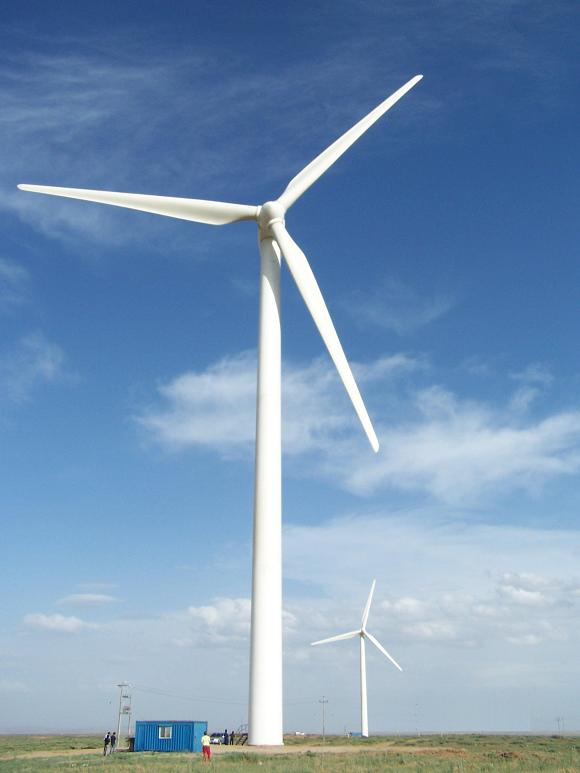
//> input picture testing/Windmill.jpg, 580 x 773 px
$ ./HoughLines_Demo Windmill.jpg   (built with g++ and OpenCV 4)
//> lines starting //> are read from the running program, lines starting //| are printed output that depends on the picture
/**
 * @file HoughLines_Demo.cpp
 * @brief Demo code for Hough Transform
 * @author OpenCV team
 */
#include <opencv2/core/core.hpp>
#include "opencv2/highgui/highgui.hpp"
#include "opencv2/imgproc/imgproc.hpp"
#include <iostream>
#include <stdio.h>

using namespace cv;
using namespace std;

#define LINE_AA 16

/// Global variables

/** General variables */
Mat src, edges;
Mat src_gray;
Mat standard_hough, probabilistic_hough;
int min_threshold = 50;
int max_trackbar = 150;

const char* standard_name = "Standard Hough Lines Demo";
const char* probabilistic_name = "Probabilistic Hough Lines Demo";

int s_trackbar = max_trackbar;
int p_trackbar = max_trackbar;

/// Function Headers
void help();
void Standard_Hough( int, void* );
void Probabilistic_Hough( int, void* );

/**
 * @function main
 */
int main( int, char** argv )
{
   /// Read the image
   src = imread( argv[1], 1 );
//> src is the input picture: 773 rows x 580 cols, CV_8UC3; mean B, G, R 181.5, 148.5, 118

   if( src.empty() )
     { help();
       return -1;
     }

   /// Pass the image to gray
   cvtColor( src, src_gray, COLOR_RGB2GRAY );
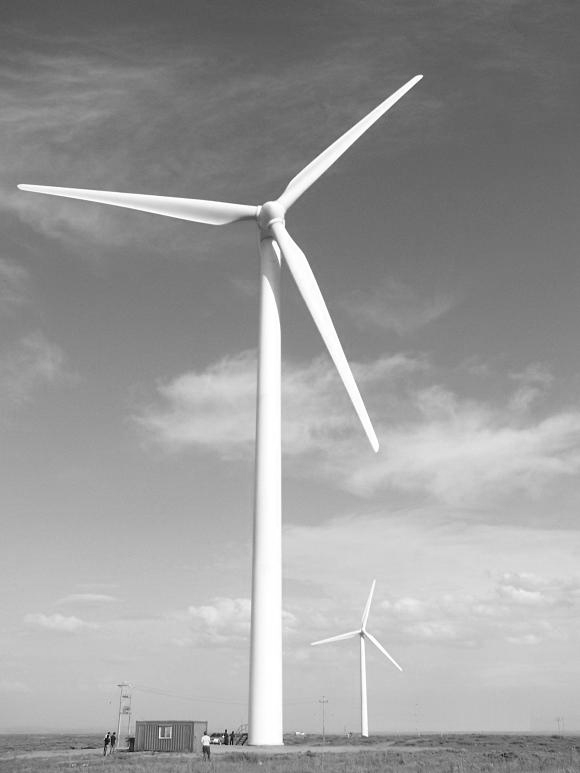
//> src_gray: 773 rows x 580 cols, CV_8UC1; min 5, max 255, mean 154.9

   /// Apply Canny edge detector
   Canny( src_gray, edges, 50, 200, 3 );
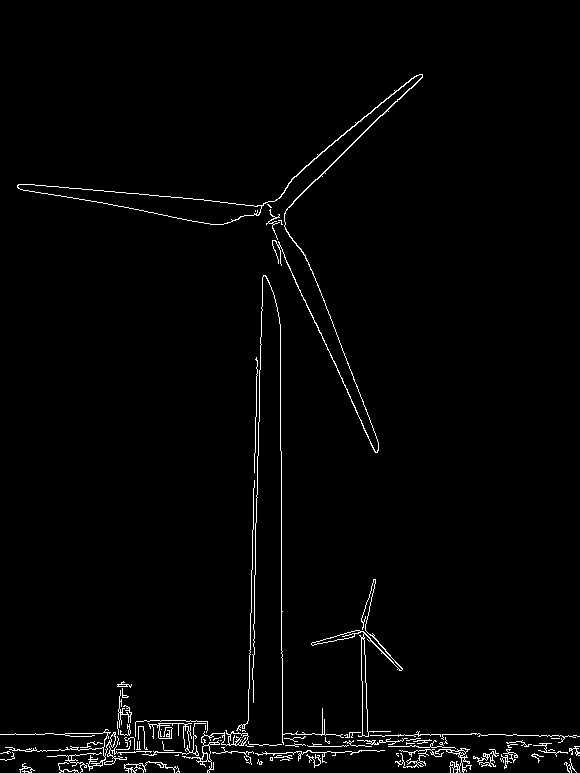
//> edges: 773 rows x 580 cols, CV_8UC1; 1.8% white in thin lines or dots

   /// Create Trackbars for Thresholds
   char thresh_label[50];
   sprintf( thresh_label, "Thres: %d + input", min_threshold );

   namedWindow( standard_name, WINDOW_AUTOSIZE );
   createTrackbar( thresh_label, standard_name, &s_trackbar, max_trackbar, Standard_Hough);

   namedWindow( probabilistic_name, WINDOW_AUTOSIZE );
   createTrackbar( thresh_label, probabilistic_name, &p_trackbar, max_trackbar, Probabilistic_Hough);

   /// Initialize
   Standard_Hough(0, 0);
   Probabilistic_Hough(0, 0);
   waitKey(0);
   return 0;
}

/**
 * @function help
 * @brief Indications of how to run this program and why is it for
 */
void help()
{
  printf("\t Hough Transform to detect lines \n ");
  printf("\t---------------------------------\n ");
  printf(" Usage: ./HoughLines_Demo <image_name> \n");
}

/**
 * @function Standard_Hough
 */
void Standard_Hough( int, void* )
{
  vector<Vec2f> s_lines;
  cvtColor( edges, standard_hough, COLOR_GRAY2BGR );
//> standard_hough: 773 rows x 580 cols, CV_8UC3; 1.8% white in thin lines or dots

  /// 1. Use Standard Hough Transform
  HoughLines( edges, s_lines, 1, CV_PI/180, min_threshold + s_trackbar, 0, 0 );
//> s_lines = 4 lines (rho, theta): [734, 1.57], [272, 0.03], [281, 0], [752, 1.57]

  /// Show the result
  for( size_t i = 0; i < s_lines.size(); i++ )
     {
      float r = s_lines[i][0], t = s_lines[i][1];
      double cos_t = cos(t), sin_t = sin(t);
      double x0 = r*cos_t, y0 = r*sin_t;
      double alpha = 1000;

       Point pt1( cvRound(x0 + alpha*(-sin_t)), cvRound(y0 + alpha*cos_t) );
       Point pt2( cvRound(x0 - alpha*(-sin_t)), cvRound(y0 - alpha*cos_t) );
       line( standard_hough, pt1, pt2, Scalar(255,0,0), 3, LINE_AA);
     }
//> this loop made 4 passes
//> (r, t, cos_t, sin_t, x0, y0, pt1, pt2) on passes 1 to 4: (734, 1.57, -4.37e-08, 1, -3.21e-05, 734, Point(-1000, 734), Point(1000, 734)), (272, 0.0349, 0.999, 0.0349, 271.8, 9.49, Point(237, 1009), Point(307, -990)), (281, 0, 1, 0, 281, 0, Point(281, 1000), Point(281, -1000)), (752, 1.57, -4.37e-08, 1, -3.29e-05, 752, Point(-1000, 752), Point(1000, 752))
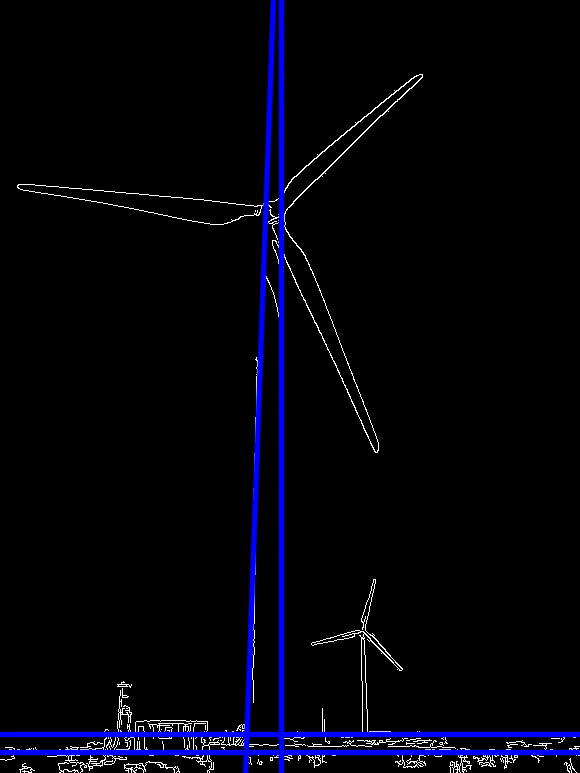
//> standard_hough: 773 rows x 580 cols, CV_8UC3; mean B, G, R 11.4, 3.1, 3.1

   imshow( standard_name, standard_hough );
}

/**
 * @function Probabilistic_Hough
 */
void Probabilistic_Hough( int, void* )
{
  vector<Vec4i> p_lines;
  cvtColor( edges, probabilistic_hough, COLOR_GRAY2BGR );

  /// 2. Use Probabilistic Hough Transform
  HoughLinesP( edges, p_lines, 1, CV_PI/180, min_threshold + p_trackbar, 30, 10 );
//> p_lines = 4 lines (x1, y1, x2, y2): [281, 657, 281, 451], [398, 734, 516, 734], [259, 405, 262, 291], [100, 752, 266, 752]

  /// Show the result
  for( size_t i = 0; i < p_lines.size(); i++ )
     {
       Vec4i l = p_lines[i];
       line( probabilistic_hough, Point(l[0], l[1]), Point(l[2], l[3]), Scalar(255,0,0), 3, LINE_AA);
     }
//> this loop made 4 passes
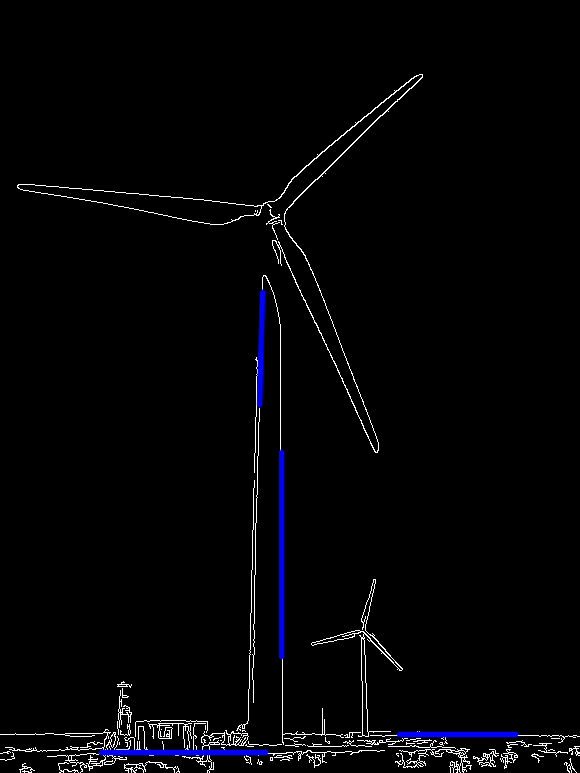
//> probabilistic_hough: 773 rows x 580 cols, CV_8UC3; mean B, G, R 6.1, 4.2, 4.2

   imshow( probabilistic_name, probabilistic_hough );
}
